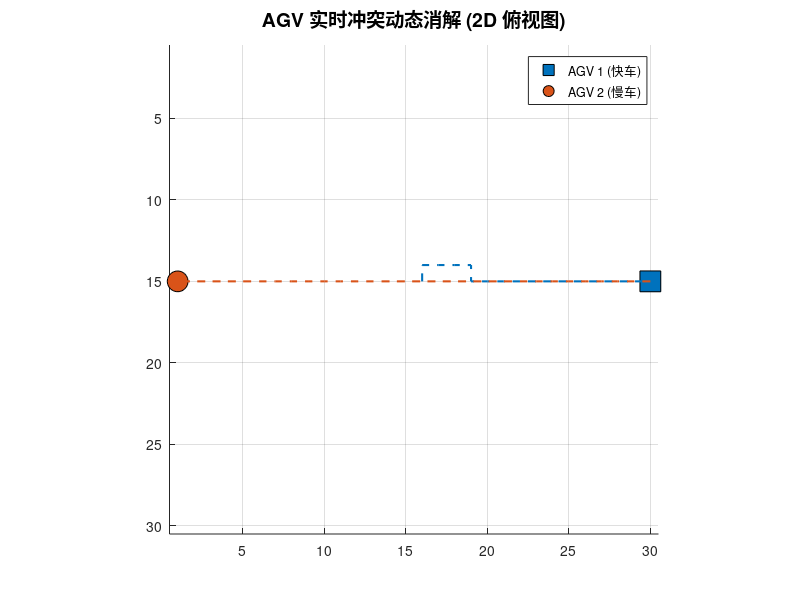
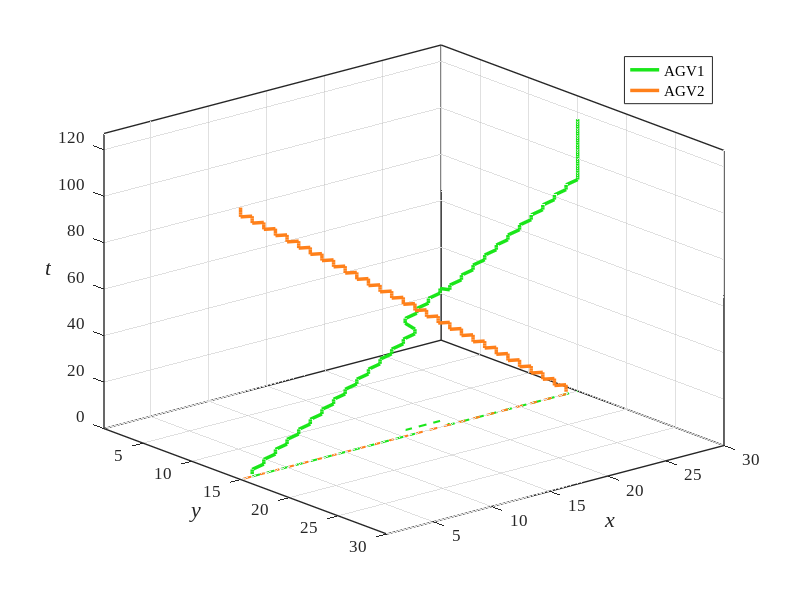

The MATLAB script that drew these images, in order:
function verify_conflict_resolution_with_3D()
    % =========================================================================
    % 极简多 AGV 冲突消解验证仿真 (带 X-Y-T 三维时空投影图 - 完美修复版)
    % =========================================================================
    clc; clear; close all;
    
    global mapW mapH;
    mapW = 30; mapH = 30;
    
    disp('====================================================');
    disp('>> 仿真开始：经典相向冲突验证测试');
    disp('====================================================');
    
    % --- 1. 初始化 AGV 参数 ---
    AGVs(1).id = 1;
    AGVs(1).pos = [15, 1];          % 起点
    AGVs(1).target = [15, 30];      % 终点
    AGVs(1).battery = 73;           % 电量 73%
    AGVs(1).rem_time = 500;         % 剩余时间
    AGVs(1).status = 'Moving_Pick'; % 状态: 取货
    AGVs(1).step_dur = 2;           % 两次走一格 (快车)
    
    AGVs(2).id = 2;
    AGVs(2).pos = [15, 30];         % 起点
    AGVs(2).target = [15, 1];       % 终点
    AGVs(2).battery = 86;           % 电量 86%
    AGVs(2).rem_time = 230;         % 剩余时间
    AGVs(2).status = 'Moving_Drop'; % 状态: 送货
    AGVs(2).step_dur = 3;           % 三次走一格 (慢车)
    
    for k = 1:2
        AGVs(k).path = [];
        AGVs(k).path_idx = 1;
        AGVs(k).move_timer = 0;
        AGVs(k).finished = false;
        AGVs(k).path = simple_astar(AGVs(k).pos, AGVs(k).target, zeros(mapH, mapW));
    end
    
    % 用于记录时空轨迹的数组
    traj_1 = []; 
    traj_2 = [];
    
    % --- 2. 初始化 2D 可视化界面 ---
    fig_2d = figure('Name', '2D 实时防碰撞动画', 'Position', [50, 100, 600, 600], 'Color', 'w');
    hold on; grid on; axis equal;
    axis([0.5, mapW+0.5, 0.5, mapH+0.5]);
    set(gca, 'YDir', 'reverse');
    title('AGV 实时冲突动态消解 (2D 俯视图)', 'FontSize', 14);
    
    colors = lines(2);
    p1 = plot(AGVs(1).pos(2), AGVs(1).pos(1), 's', 'MarkerSize', 15, 'MarkerFaceColor', colors(1,:), 'MarkerEdgeColor', 'k');
    p2 = plot(AGVs(2).pos(2), AGVs(2).pos(1), 'o', 'MarkerSize', 15, 'MarkerFaceColor', colors(2,:), 'MarkerEdgeColor', 'k');
    line1 = plot(AGVs(1).path(:,2), AGVs(1).path(:,1), '--', 'Color', colors(1,:), 'LineWidth', 1.5);
    line2 = plot(AGVs(2).path(:,2), AGVs(2).path(:,1), '--', 'Color', colors(2,:), 'LineWidth', 1.5);
    legend([p1, p2], {'AGV 1 (快车)', 'AGV 2 (慢车)'}, 'Location', 'northeast');
    
    % --- 3. 仿真主循环 ---
    t = 0;
    while ~(AGVs(1).finished && AGVs(2).finished) && t < 300
        t = t + 1;
        
        for k = 1:2
            if AGVs(k).finished
                continue; 
            end
            
            if AGVs(k).move_timer > 0
                AGVs(k).move_timer = AGVs(k).move_timer - 1;
                continue;
            end
            
            if AGVs(k).path_idx >= size(AGVs(k).path, 1)
                AGVs(k).finished = true;
                fprintf('[T=%d] AGV-%d 到达终点！\n', t, k);
                continue;
            end
            
            next_node = AGVs(k).path(AGVs(k).path_idx + 1, :);
            other_id = 3 - k;
            other_pos = AGVs(other_id).pos;
            
            if ~AGVs(other_id).finished && AGVs(other_id).path_idx < size(AGVs(other_id).path, 1)
                other_next = AGVs(other_id).path(AGVs(other_id).path_idx + 1, :);
            else
                other_next = other_pos;
            end
            
            % =========================================================
            % [核心修复区]：单步前瞻与冲突检测
            is_conflict = false;
            if isequal(next_node, other_pos) && isequal(other_next, AGVs(k).pos)
                is_conflict = true;
            elseif isequal(next_node, other_pos) || isequal(next_node, other_next)
                is_conflict = true;
            end
            
            will_move = true; % 物理移动允许标志位
            
            if is_conflict
                fprintf('\n[T=%d] 🚨 探测到物理干涉 (AGV-%d -> AGV-%d)\n', t, k, other_id);
                score_self = calculate_ahp_score(AGVs(k));
                score_other = calculate_ahp_score(AGVs(other_id));
                
                % 加入 ID 作为平局决胜条件 (Tie-breaker)
                if score_self < score_other || (score_self == score_other && k > other_id)
                    fprintf('   -> ⚖️ 判决: AGV-%d 优先级低，执行重规划绕行！\n', k);
                    temp_map = zeros(mapH, mapW);
                    temp_map(other_pos(1), other_pos(2)) = 1;
                    temp_map(other_next(1), other_next(2)) = 1;
                    
                    new_path = simple_astar(AGVs(k).pos, AGVs(k).target, temp_map);
                    
                    if ~isempty(new_path)
                        AGVs(k).path = new_path;
                        AGVs(k).path_idx = 1;
                        next_node = AGVs(k).path(2, :);
                        if k == 1, set(line1, 'XData', new_path(:,2), 'YData', new_path(:,1));
                        else, set(line2, 'XData', new_path(:,2), 'YData', new_path(:,1)); end
                        % 绕路成功，本回合允许按新路线移动
                    else
                        % 绕行失败，取消本次移动，原地死等
                        fprintf('   -> ❌ 无路可绕，原地死等。\n');
                        will_move = false; 
                        AGVs(k).move_timer = 2; 
                    end
                else
                    % 高优先级车取消本次移动，原地停滞鸣笛，等待对方驶离
                    fprintf('   -> ⚖️ 判决: AGV-%d 优先级高，原地鸣笛等待对方让路。\n', k);
                    will_move = false; 
                    AGVs(k).move_timer = 1; 
                end
            end
            
            % 只有被允许移动时，才推进坐标和路径索引
            if will_move
                AGVs(k).pos = next_node;
                AGVs(k).path_idx = AGVs(k).path_idx + 1;
                AGVs(k).move_timer = AGVs(k).step_dur;
            end
            % =========================================================
        end
        
        % 记录每个时间步的时空坐标 X(列), Y(行), T
        if ~AGVs(1).finished
            traj_1 = [traj_1; AGVs(1).pos(2), AGVs(1).pos(1), t];
        else
            traj_1 = [traj_1; AGVs(1).target(2), AGVs(1).target(1), t]; % 到达终点后继续在原位置记录时间流逝
        end
        
        if ~AGVs(2).finished
            traj_2 = [traj_2; AGVs(2).pos(2), AGVs(2).pos(1), t];
        else
            traj_2 = [traj_2; AGVs(2).target(2), AGVs(2).target(1), t];
        end
        
        % 更新动画
        set(p1, 'XData', AGVs(1).pos(2), 'YData', AGVs(1).pos(1));
        set(p2, 'XData', AGVs(2).pos(2), 'YData', AGVs(2).pos(1));
        drawnow;
    end
    disp('====================================================');
    disp('>> 仿真结束，准备绘制 3D 时空轨迹图...');
    
    % --- 4. 绘制符合高质量学术标准的 X-Y-T 时空螺旋图 ---
    fig_3d = figure('Name', '相向冲突消解后路径关系图', 'Position', [700, 100, 700, 700], 'Color', 'w');
    hold on; grid on;
    view(-40, 25); % 调整为最佳的倾斜俯视透角
    
    % 定义纯正的学术配色 (亮绿与橙色)
    color_agv1 = [0.1, 0.9, 0.1]; % 亮绿 (快车/绕行)
    color_agv2 = [1.0, 0.5, 0.1]; % 橙色 (慢车/直行)
    
    % 绘制 AGV 1 的 3D 时空实线
    p1 = plot3(traj_1(:,1), traj_1(:,2), traj_1(:,3), '-', ...
        'Color', color_agv1, 'LineWidth', 2.5, 'DisplayName', 'AGV1');
    
    % 绘制 AGV 2 的 3D 时空实线
    p2 = plot3(traj_2(:,1), traj_2(:,2), traj_2(:,3), '-', ...
        'Color', color_agv2, 'LineWidth', 2.5, 'DisplayName', 'AGV2');
    
    % 绘制底部的 2D 空间投影虚线 (将 Z 轴强制归零)
    plot3(traj_1(:,1), traj_1(:,2), zeros(size(traj_1(:,3))), '--', ...
        'Color', color_agv1, 'LineWidth', 1.5, 'HandleVisibility', 'off');
    plot3(traj_2(:,1), traj_2(:,2), zeros(size(traj_2(:,3))), '--', ...
        'Color', color_agv2, 'LineWidth', 1.5, 'HandleVisibility', 'off');
    
    % 坐标轴范围与方向
    xlim([1, 30]); 
    ylim([1, 30]); 
    zlim([0, max(t) + 10]);
    set(gca, 'YDir', 'reverse'); 
    set(gca, 'XTick', 0:5:30, 'YTick', 0:5:30, 'ZTick', 0:20:max(t)+10);
    
    % 全局字体与边框设置 (学术标配)
    set(gca, 'FontName', 'Times New Roman', 'FontSize', 12);
    set(gca, 'Box', 'on', 'LineWidth', 1.0); 
    set(gca, 'GridLineStyle', '-', 'GridColor', [0.7 0.7 0.7], 'GridAlpha', 0.4); 
    
    % 坐标轴标签 (LaTeX 斜体规范)
    xlabel('\it x', 'FontSize', 16, 'FontWeight', 'bold');
    ylabel('\it y', 'FontSize', 16, 'FontWeight', 'bold');
    zlabel('\it t', 'FontSize', 16, 'FontWeight', 'bold', 'Rotation', 0, 'HorizontalAlignment', 'right');
    
    % 图例设置
    lgd = legend([p1, p2], 'Location', 'northeast');
    set(lgd, 'FontName', 'Times New Roman', 'FontSize', 11, 'Box', 'on');
    
    rotate3d on;
    disp('>> [完成] 3D 时空图已生成，可直接导出放入论文。');
end

% =========================================================================
% 辅助函数 1：AHP 动态优先级计算
% =========================================================================
function score = calculate_ahp_score(agv)
    w = [0.6370, 0.1047, 0.2583]; 
    s_status = 0;
    if strcmp(agv.status, 'Moving_Drop'), s_status = 0.7; 
    elseif strcmp(agv.status, 'Moving_Pick'), s_status = 0.4; 
    end
    s_battery = (100 - agv.battery) / 100.0;
    s_time = max(0, 1 - (agv.rem_time / 1000));
    score = w(1)*s_status + w(2)*s_battery + w(3)*s_time;
end

% =========================================================================
% 辅助函数 2：极简二维 A* 路径规划算法
% =========================================================================
function path = simple_astar(start_pos, goal_pos, obstacle_map)
    [mapH, mapW] = size(obstacle_map);
    dirs = [-1 0; 1 0; 0 -1; 0 1];
    openList = start_pos;
    gScore = inf(mapH, mapW); gScore(start_pos(1), start_pos(2)) = 0;
    fScore = inf(mapH, mapW); fScore(start_pos(1), start_pos(2)) = sum(abs(start_pos - goal_pos));
    cameFrom_r = zeros(mapH, mapW); cameFrom_c = zeros(mapH, mapW);
    
    while ~isempty(openList)
        [~, min_idx] = min(fScore(sub2ind([mapH, mapW], openList(:,1), openList(:,2))));
        curr = openList(min_idx, :);
        if isequal(curr, goal_pos)
            path = curr;
            while cameFrom_r(curr(1), curr(2)) ~= 0
                pr = cameFrom_r(curr(1), curr(2)); pc = cameFrom_c(curr(1), curr(2));
                curr = [pr, pc]; path = [curr; path]; %#ok<AGROW>
            end
            return;
        end
        openList(min_idx, :) = [];
        for i = 1:4
            neighbor = curr + dirs(i, :); nr = neighbor(1); nc = neighbor(2);
            if nr >= 1 && nr <= mapH && nc >= 1 && nc <= mapW && obstacle_map(nr, nc) == 0
                tentative_gScore = gScore(curr(1), curr(2)) + 1;
                if tentative_gScore < gScore(nr, nc)
                    cameFrom_r(nr, nc) = curr(1); cameFrom_c(nr, nc) = curr(2);
                    gScore(nr, nc) = tentative_gScore; fScore(nr, nc) = tentative_gScore + sum(abs(neighbor - goal_pos));
                    if ~ismember(neighbor, openList, 'rows'), openList = [openList; neighbor]; %#ok<AGROW>
                    end
                end
            end
        end
    end
    path = []; 
end
